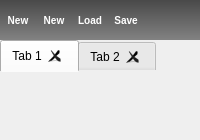
      <widget class="QWidget" name="tab_2">
       <property name="styleSheet">
        <string notr="true">#tab_2 {
background-color:#838383;
}

QTabWidget::pane { /* The tab widget frame */
    border-top: none;
 }</string>
       </property>
       <attribute name="title">
        <string>Modules editor</string>
       </attribute>
       <layout class="QVBoxLayout" name="verticalLayout_2">
        <property name="spacing">
         <number>0</number>
        </property>
        <property name="leftMargin">
         <number>0</number>
        </property>
        <property name="topMargin">
         <number>0</number>
        </property>
        <property name="rightMargin">
         <number>0</number>
        </property>
        <property name="bottomMargin">
         <number>0</number>
        </property>
        <item>
         <widget class="QFrame" name="modulesToolBarWidget">
          <property name="minimumSize">
           <size>
            <width>0</width>
            <height>40</height>
           </size>
          </property>
          <property name="maximumSize">
           <size>
            <width>16777215</width>
            <height>40</height>
           </size>
          </property>
          <property name="styleSheet">
           <string notr="true">#modulesToolBarWidget {
	border-top: black;
	border-bottom: black;
	border-right: black;
	border-left: black;
	background-color: qlineargradient(spread:pad, x1:0, y1:0, x2:0, y2:1, stop:0 rgba(73, 73, 73, 255), stop:1 rgba(130, 130, 130, 255));
}

QToolButton {
	border-image:none;
	border-top: 1px solid rgba(0,0,0,0);
	border-bottom: 1px solid rgba(0,0,0,0);
	border-left: 0px solid rgba(0,0,0,0);
	border-right: 0px solid rgba(0,0,0,0);
	color: white;
	font: bold 10px;
	height:20px;
    background-color: rgba(0,0,0,0);
}

QToolButton:hover {
	border-image:none;
	background-color: qlineargradient(spread:pad, x1:0, y1:0, x2:1, y2:0,
    stop:0 rgba(93, 93, 93, 255),
    stop:1 rgba(150, 150, 150, 255));
	border-top: 1px solid qlineargradient(x1: 0, y1: 0, x2: 1, y2: 0,
	stop: 0.0 rgba(0,0,0,0),
	stop: 0.4 rgba(170,170,170,255),
	stop: 0.5 rgba(170,170,170,255),
	stop: 1.0 rgba(0,0,0,0));
	border-bottom: 1px solid qlineargradient(x1: 0, y1: 0, x2: 1, y2: 0,
	stop: 0.0 rgba(0,0,0,0),
	stop: 0.4 rgba(170,170,170,255),
	stop: 0.5 rgba(170,170,170,255),
	stop: 1.0 rgba(0,0,0,0));
}

QToolButton:checked, QToolButton:checked:pressed, QToolButton:pressed {
	border-image:none;
	color: black;
    background-color: qlineargradient(spread:pad, x1:0, y1:0, x2:1, y2:0,
    stop:0 rgba(198, 198, 198, 255),
    stop:1 rgba(255, 255, 255, 255));
	border-top: 1px solid rgba(70,70,70);
	border-bottom: 1px solid rgba(70,70,70);
}

QPushButton::pressed {
	border-image:none;
	background-color: qlineargradient(spread:pad, x1:0, y1:0, x2:1, y2:0, stop:0 rgba(53, 53, 53, 255), stop:1 rgba(120, 120, 120, 255));
	border-top: 1px solid rgba(70,70,70);
	border-bottom: 1px solid rgba(70,70,70);
}

QToolButton:pressed {
	border-image:none;
}

QToolButton {
	border-image:none;
	border-top: 1px solid rgba(0,0,0,0);
	border-bottom: 1px solid rgba(0,0,0,0);
	border-left: 0px solid rgba(0,0,0,0);
	border-right: 0px solid rgba(0,0,0,0);
	color: white;
	font: bold 10px;
	height:20px;
    background-color: rgba(0,0,0,0);
}

QToolButton:hover {
	border-image:none;
	background-color: #595B5D;
	border-left: 1px solid qlineargradient(x1: 0, y1: 0, x2: 0, y2: 1,
	stop: 0.0 rgba(0,0,0,0),
	stop: 0.4 rgba(170,170,170,255),
	stop: 0.5 rgba(170,170,170,255),
	stop: 1.0 rgba(0,0,0,0));
	border-right: 1px solid qlineargradient(x1: 0, y1: 0, x2: 0, y2: 1,
	stop: 0.0 rgba(0,0,0,0),
	stop: 0.4 rgba(170,170,170,255),
	stop: 0.5 rgba(170,170,170,255),
	stop: 1.0 rgba(0,0,0,0));
}

QToolButton:checked, QToolButton:checked:pressed, QToolButton:pressed {
	border-image:none;
    background-color: #262829;
	border-left: 1px solid rgba(70,70,70);
	border-right: 1px solid rgba(70,70,70);
}

QPushButton::pressed {
	border-image:none;
	background-color: qlineargradient(spread:pad, x1:0, y1:0, x2:1, y2:0, stop:0 rgba(53, 53, 53, 255), stop:1 rgba(120, 120, 120, 255));
	border-top: 1px solid rgba(70,70,70);
	border-bottom: 1px solid rgba(70,70,70);
}

QToolButton:pressed {
	border-image:none;
}</string>
          </property>
          <property name="frameShape">
           <enum>QFrame::StyledPanel</enum>
          </property>
          <property name="frameShadow">
           <enum>QFrame::Raised</enum>
          </property>
          <layout class="QHBoxLayout" name="horizontalLayout_4">
           <property name="spacing">
            <number>6</number>
           </property>
           <property name="leftMargin">
            <number>3</number>
           </property>
           <property name="topMargin">
            <number>3</number>
           </property>
           <property name="rightMargin">
            <number>3</number>
           </property>
           <property name="bottomMargin">
            <number>3</number>
           </property>
           <item>
            <widget class="QToolButton" name="newStringModuleButton">
             <property name="minimumSize">
              <size>
               <width>30</width>
               <height>30</height>
              </size>
             </property>
             <property name="maximumSize">
              <size>
               <width>30</width>
               <height>30</height>
              </size>
             </property>
             <property name="toolTip">
              <string>New string module</string>
             </property>
             <property name="text">
              <string>New</string>
             </property>
             <property name="icon">
              <iconset resource="../resources/TalipotPython.qrc">
               <normaloff>:/talipot/python/icons/doc_plus.png</normaloff>:/talipot/python/icons/doc_plus.png</iconset>
             </property>
             <property name="iconSize">
              <size>
               <width>13</width>
               <height>13</height>
              </size>
             </property>
             <property name="toolButtonStyle">
              <enum>Qt::ToolButtonTextUnderIcon</enum>
             </property>
            </widget>
           </item>
           <item>
            <widget class="QToolButton" name="newModuleButton">
             <property name="minimumSize">
              <size>
               <width>30</width>
               <height>30</height>
              </size>
             </property>
             <property name="maximumSize">
              <size>
               <width>30</width>
               <height>30</height>
              </size>
             </property>
             <property name="toolTip">
              <string>New file module</string>
             </property>
             <property name="text">
              <string>New</string>
             </property>
             <property name="icon">
              <iconset resource="../resources/TalipotPython.qrc">
               <normaloff>:/talipot/python/icons/doc_new.png</normaloff>:/talipot/python/icons/doc_new.png</iconset>
             </property>
             <property name="iconSize">
              <size>
               <width>13</width>
               <height>13</height>
              </size>
             </property>
             <property name="toolButtonStyle">
              <enum>Qt::ToolButtonTextUnderIcon</enum>
             </property>
            </widget>
           </item>
           <item>
            <widget class="QToolButton" name="loadModuleButton">
             <property name="minimumSize">
              <size>
               <width>30</width>
               <height>30</height>
              </size>
             </property>
             <property name="maximumSize">
              <size>
               <width>30</width>
               <height>30</height>
              </size>
             </property>
             <property name="toolTip">
              <string>Import module from file</string>
             </property>
             <property name="text">
              <string>Load</string>
             </property>
             <property name="icon">
              <iconset resource="../resources/TalipotPython.qrc">
               <normaloff>:/talipot/python/icons/doc_import.png</normaloff>:/talipot/python/icons/doc_import.png</iconset>
             </property>
             <property name="iconSize">
              <size>
               <width>13</width>
               <height>13</height>
              </size>
             </property>
             <property name="toolButtonStyle">
              <enum>Qt::ToolButtonTextUnderIcon</enum>
             </property>
            </widget>
           </item>
           <item>
            <widget class="QToolButton" name="saveModuleButton">
             <property name="minimumSize">
              <size>
               <width>30</width>
               <height>30</height>
              </size>
             </property>
             <property name="maximumSize">
              <size>
               <width>30</width>
               <height>30</height>
              </size>
             </property>
             <property name="toolTip">
              <string>Save module to file/project</string>
             </property>
             <property name="text">
              <string>Save</string>
             </property>
             <property name="icon">
              <iconset resource="../resources/TalipotPython.qrc">
               <normaloff>:/talipot/python/icons/doc_export.png</normaloff>:/talipot/python/icons/doc_export.png</iconset>
             </property>
             <property name="iconSize">
              <size>
               <width>13</width>
               <height>13</height>
              </size>
             </property>
             <property name="toolButtonStyle">
              <enum>Qt::ToolButtonTextUnderIcon</enum>
             </property>
            </widget>
           </item>
           <item>
            <spacer name="horizontalSpacer_2">
             <property name="orientation">
              <enum>Qt::Horizontal</enum>
             </property>
             <property name="sizeHint" stdset="0">
              <size>
               <width>40</width>
               <height>20</height>
              </size>
             </property>
            </spacer>
           </item>
          </layout>
         </widget>
        </item>
        <item>
         <widget class="tlp::PythonEditorsTabWidget" name="modulesTabWidget">
          <property name="minimumSize">
           <size>
            <width>0</width>
            <height>100</height>
           </size>
          </property>
          <property name="styleSheet">
           <string notr="true">QTabBar::tab {
font:normal;
}
#modulesTabWidget {
background-color:#838383;
}</string>
          </property>
          <property name="currentIndex">
           <number>0</number>
          </property>
          <property name="tabsClosable">
           <bool>true</bool>
          </property>
          <property name="movable">
           <bool>true</bool>
          </property>
          <widget class="QWidget" name="tab_3">
           <attribute name="title">
            <string>Tab 1</string>
           </attribute>
          </widget>
          <widget class="QWidget" name="tab_4">
           <attribute name="title">
            <string>Tab 2</string>
           </attribute>
          </widget>
         </widget>
        </item>
       </layout>
      </widget>
